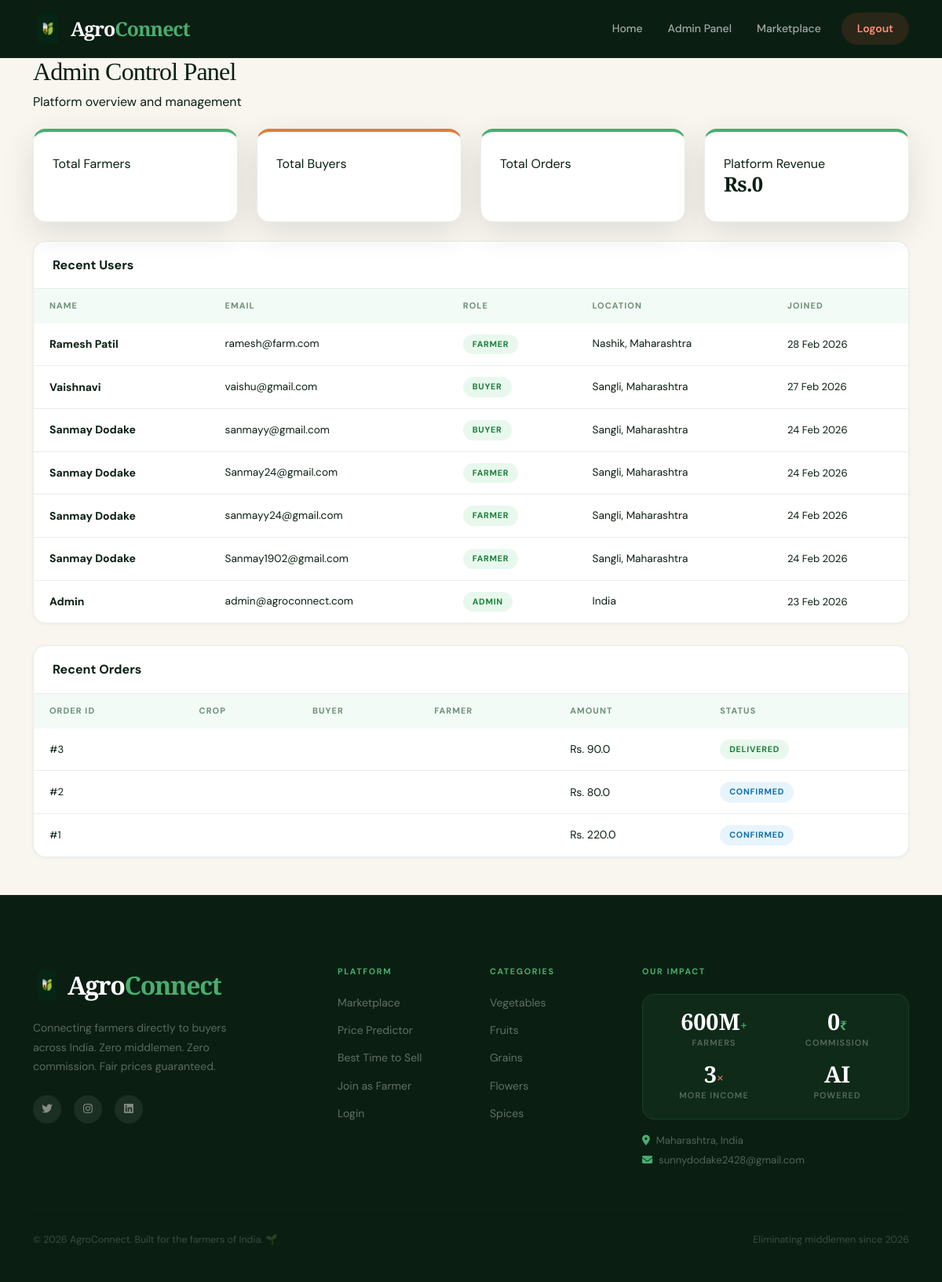
The page /admin/dashboard (signed in) on the database its author committed.
### models.py (models this page shows)
class User(db.Model):
    __tablename__ = 'users'
    user_id = db.Column(db.Integer, primary_key=True)
    name = db.Column(db.String(100), nullable=False)
    email = db.Column(db.String(100), unique=True, nullable=False)
    password = db.Column(db.String(200), nullable=False)
    role = db.Column(db.String(20), nullable=False)
    phone = db.Column(db.String(15))
    location = db.Column(db.String(100))
    created_at = db.Column(db.DateTime, default=datetime.utcnow)

class Order(db.Model):
    __tablename__ = 'orders'
    order_id = db.Column(db.Integer, primary_key=True)
    buyer_id = db.Column(db.Integer, db.ForeignKey('users.user_id'), nullable=False)
    farmer_id = db.Column(db.Integer, db.ForeignKey('users.user_id'), nullable=False)
    product_id = db.Column(db.Integer, db.ForeignKey('products.product_id'), nullable=False)
    quantity = db.Column(db.Float)
    total_price = db.Column(db.Float)
    delivery_address = db.Column(db.Text)
    status = db.Column(db.String(20), default='pending')
    created_at = db.Column(db.DateTime, default=datetime.utcnow)
    buyer = db.relationship('User', foreign_keys=[buyer_id])
    farmer = db.relationship('User', foreign_keys=[farmer_id])
    product = db.relationship('Product', foreign_keys=[product_id])

### routes/admin.py (the view)
@admin.route('/admin/dashboard')
@admin_required
def dashboard():
    farmers = User.query.filter_by(role='farmer').count()
    buyers = User.query.filter_by(role='buyer').count()
    total_orders = Order.query.count()
    delivered = Order.query.filter_by(status='delivered').all()
    revenue = sum(o.total_price for o in delivered) or 0
    recent_users = User.query.order_by(User.created_at.desc()).limit(10).all()
    recent_orders = Order.query.order_by(Order.created_at.desc()).limit(10).all()
    return render_template('admin/dashboard.html',
                         farmers=farmers,
                         buyers=buyers,
                         total_orders=total_orders,
                         revenue=revenue,
                         recent_users=recent_users,
                         recent_orders=recent_orders)

### routes/admin.py (called while the page is built)
def admin_required(f):
    from functools import wraps
    @wraps(f)
    def decorated(*args, **kwargs):
        if 'user_id' not in session or session.get('user_role') != 'admin':
            flash('Admin access only.', 'danger')
            return redirect(url_for('auth.login'))
        return f(*args, **kwargs)
    return decorated

### templates/admin/dashboard.html (shortened to what this page needs)
{% extends 'base.html' %}
{% block content %}
<div class="dashboard-header">
    <div class="container">
        <h2 class="dashboard-greeting">Admin Control Panel</h2>
        <p class="dashboard-subtitle">Platform overview and management</p>
    </div>
</div>
<div class="container" style="margin-top:20px;">
    <div class="row g-4">
        <div class="col-6 col-md-3">
            <div class="stat-card">
                <div class="stat-label-card">Total Farmers</div>
            </div>
        </div>
        <div class="col-6 col-md-3">
            <div class="stat-card amber">
                <div class="stat-label-card">Total Buyers</div>
            </div>
        </div>
        <div class="col-6 col-md-3">
            <div class="stat-card dark">
                <div class="stat-label-card">Total Orders</div>
            </div>
        </div>
        <div class="col-6 col-md-3">
            <div class="stat-card">
                <div class="stat-label-card">Platform Revenue</div>
                <div class="stat-value" style="font-size:1.6rem;">Rs.{{ revenue.total or 0 }}</div>
            </div>
        </div>
    </div>
    <div class="table-container mt-4">
        <h5 class="table-title">Recent Users</h5>
        <div class="table-responsive">
            <table class="table">
                <thead>
                    <tr>
                        <th>Name</th>
                        <th>Email</th>
                        <th>Role</th>
                        <th>Location</th>
                        <th>Joined</th>
                    </tr>
                </thead>
                <tbody>
                    {% for user in recent_users %}
                    <tr>
                        <td><strong>{{ user.name }}</strong></td>
                        <td style="font-size:0.85rem;">{{ user.email }}</td>
                        <td><span class="status-badge status-available">{{ user.role }}</span></td>
                        <td style="font-size:0.85rem;">{{ user.location }}</td>
                        <td style="font-size:0.82rem; color:var(--text-light);">{{ user.created_at.strftime('%d %b %Y') }}</td>
                    </tr>
                    {% endfor %}
                </tbody>
            </table>
        </div>
    </div>
    <div class="table-container mt-4 mb-5">
        <h5 class="table-title">Recent Orders</h5>
        <div class="table-responsive">
            <table class="table">
                <thead>
                    <tr>
                        <th>Order ID</th>
                        <th>Crop</th>
                        <th>Buyer</th>
                        <th>Farmer</th>
                        <th>Amount</th>
                        <th>Status</th>
                    </tr>
                </thead>
                <tbody>
                    {% for order in recent_orders %}
                    <tr>
                        <td style="font-size:0.82rem; color:var(--text-light);">#{{ order.order_id }}</td>
                        <td><strong>{{ order.crop_name }}</strong></td>
                        <td>{{ order.buyer_name }}</td>
                        <td>{{ order.farmer_name }}</td>
                        <td>Rs. {{ order.total_price }}</td>
                        <td><span class="status-badge status-{{ order.status }}">{{ order.status }}</span></td>
                    </tr>
                    {% endfor %}
                </tbody>
            </table>
        </div>
    </div>
</div>
{% endblock %}

### static/css/style.css (style rules this page uses)
*, *::before, *::after { box-sizing: border-box; margin: 0; padding: 0; }
html { scroll-behavior: smooth; }
:root { --gd: #0a1f12; --gde: #132b1a; --gm: #1e5c35; --gr: #2d7a4f; --gl: #4aad6f; --gp: #c8f0d8; --gmist:#f2fbf5; --amb: #e07b3f; --ambs: #f5a666; --crm: #f9f6f0; --crmw: #ede8dd; --wh: #ffffff; --td: #0a1f12; --tb: #2c4035; --tl: #6b8f76; --tm: #a8c4b0; --bdr: rgba(30,92,53,0.1); --s1: 0 1px 4px rgba(10,31,18,0.06); --s2: 0 4px 16px rgba(10,31,18,0.08); --s3: 0 12px 40px rgba(10,31,18,0.12); --s4: 0 32px 80px rgba(10,31,18,0.18); --r1: 8px; --r2: 16px; --r3: 24px; --r4: 40px; --r5: 100px; --ease: cubic-bezier(0.4,0,0.2,1); }
body { font-family: 'DM Sans', -apple-system, sans-serif; background: var(--crm); color: var(--td); line-height: 1.65; -webkit-font-smoothing: antialiased; overflow-x: hidden; }
h1,h2,h3,h4 { font-family: 'Playfair Display', serif; letter-spacing: -0.025em; line-height: 1.1; color: var(--td); }
.stat-card { background: #fff; border-radius: var(--r2); padding: 28px 24px; box-shadow: var(--s3); border: 1px solid var(--bdr); border-top: 4px solid var(--gl); transition: all 0.3s var(--ease); height: 100%; }
.stat-card.amber { border-top-color: var(--amb); }
.stat-value { font-family: 'Playfair Display', serif; font-size: 2.4rem; font-weight: 900; color: var(--td); line-height: 1; letter-spacing: -0.03em; margin-bottom: 6px; }
.table-container { background: #fff; border-radius: var(--r2); overflow: hidden; box-shadow: var(--s1); border: 1px solid var(--bdr); margin-bottom: 28px; }
.table-title { font-family: 'DM Sans', sans-serif; font-size: 1rem; font-weight: 700; color: var(--td); padding: 20px 24px; border-bottom: 1px solid var(--bdr); margin: 0; }
.table { margin: 0; font-size: 0.875rem; }
.table thead th { background: var(--gmist); color: var(--tl); font-weight: 700; font-size: 0.68rem; text-transform: uppercase; letter-spacing: 0.1em; padding: 13px 20px; border: none; }
.table tbody td { padding: 14px 20px; border-bottom: 1px solid var(--bdr); color: var(--td); vertical-align: middle; }
.table tbody tr:last-child td { border-bottom: none; }
.status-badge { display: inline-block; padding: 4px 12px; border-radius: var(--r5); font-size: 0.67rem; font-weight: 700; text-transform: uppercase; letter-spacing: 0.07em; }
.status-confirmed { background: #e8f4fd; color: #0e6fa8; }
.status-delivered { background: #e8f8ed; color: #1a7d3a; }
.status-available { background: #e8f8ed; color: #1a7d3a; }

### rows shown on the page
User: name "Ramesh Patil", email "ramesh@farm.com", role "FARMER", location "Nashik, Maharashtra", created_at "28 Feb 2026"
User: name "Vaishnavi", email "vaishu@gmail.com", role "BUYER", location "Sangli, Maharashtra", created_at "27 Feb 2026"
User: name "Sanmay Dodake", email "sanmayy@gmail.com", role "BUYER", location "Sangli, Maharashtra", created_at "24 Feb 2026"
User: name "Sanmay Dodake", email "Sanmay24@gmail.com", role "FARMER", location "Sangli, Maharashtra", created_at "24 Feb 2026"
User: name "Sanmay Dodake", email "sanmayy24@gmail.com", role "FARMER", location "Sangli, Maharashtra", created_at "24 Feb 2026"
User: name "Sanmay Dodake", email "Sanmay1902@gmail.com", role "FARMER", location "Sangli, Maharashtra", created_at "24 Feb 2026"
User: name "Admin", email "admin@agroconnect.com", role "ADMIN", location "India", created_at "23 Feb 2026"
Order: order_id "3", total_price "90.0", status "DELIVERED"
Order: order_id "2", total_price "80.0", status "CONFIRMED"
Order: order_id "1", total_price "220.0", status "CONFIRMED"

### other values the page prints
{{ revenue.total or 0 }} "0"
